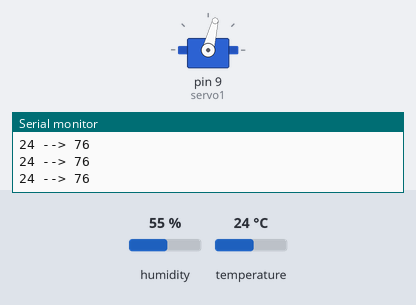
A sketch run on a simulated Arduino Uno, built with avr-gcc and run on an emulated ATmega328P. Parts: servo, the last lines printed to the serial monitor. The test bench sets the inputs (shaded band); at power-on: temperature 24 °C, humidity 55 %.

Above: at 2.9 s.
3.0 s: temperature set to 12 °C
At 5.3 s:
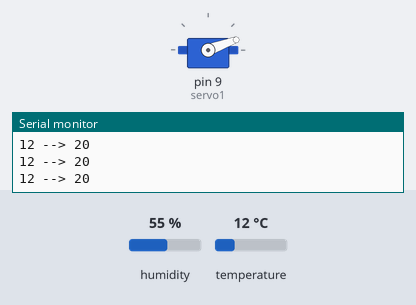
5.9 s: temperature set to 28 °C
At 7.8 s:
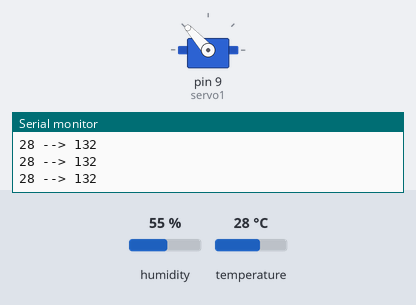
8.8 s: temperature set to 33 °C
At 11.8 s:
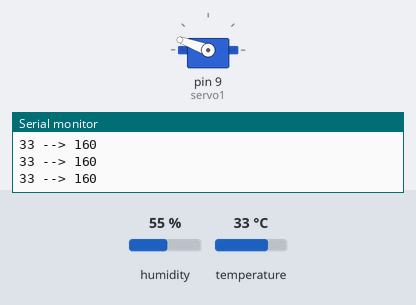
12.1 s: temperature set to 19 °C
At 13.2 s:
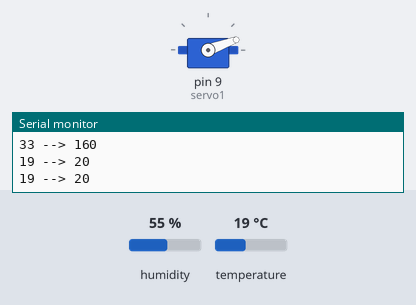
15.0 s: temperature set to 41 °C
At 18.3 s:
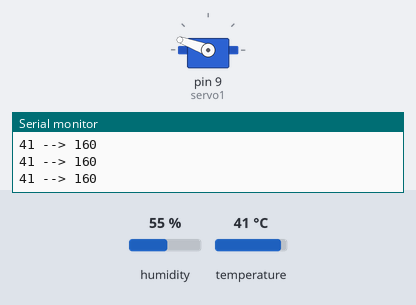
Timing chart, 0 to 19.5 s (numbered marks = the images above; inputs shaded):
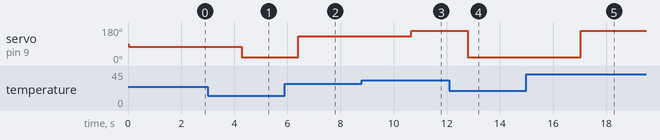

Measured:
- after the input at 3.0 s, servo on pin 9 (servo1): 76° → 20° after 1.3 s
- after the input at 5.9 s, servo on pin 9 (servo1): 20° → 132° after 0.50 s
- after the input at 8.8 s, servo on pin 9 (servo1): 132° → 160° after 1.9 s
- after the input at 12.1 s, servo on pin 9 (servo1): 160° → 20° after 0.68 s
- after the input at 15.0 s, servo on pin 9 (servo1): 20° → 160° after 2.0 s

The sketch:

servomotor_dht11.ino
```cpp
#include "DHT.h"
#include <Servo.h>

// Define Servo motor
Servo servo1;

// Digital pin connected to the DHT sensor
#define DHTPIN A0
#define DHTTYPE DHT11

DHT dht(DHTPIN, DHTTYPE);

// variables for delay
unsigned long previousMillis = 0;
const long interval = 1100;

void setup() {
  Serial.begin(115200);
  dht.begin();

  // attach pin to servo
  servo1.attach(9);
}

void loop() {
  int temperature = dht.readTemperature();

  // constain tmeperature between 20 to 30
  int constainTemperature = constrain(temperature, 20, 30);

  // map value from 20-30 to 20-160
  int mappedValue = map(constainTemperature, 20, 30, 20, 160);

  // print to serial console  
  Serial.print(temperature);
  Serial.print(" --> ");
  Serial.println(mappedValue);

  // write mapped value to servo motor
  servo1.write(mappedValue);

  // delay 0.3 sec
  delay(300);
}
```
